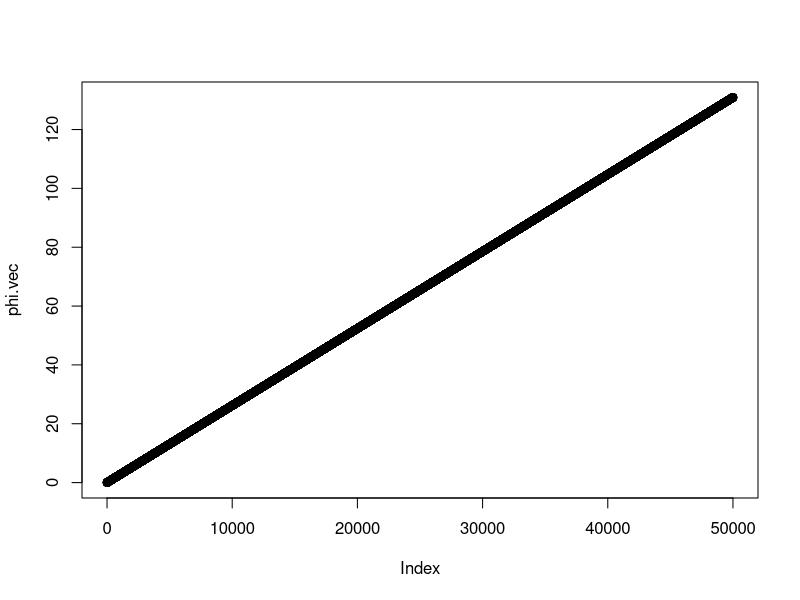
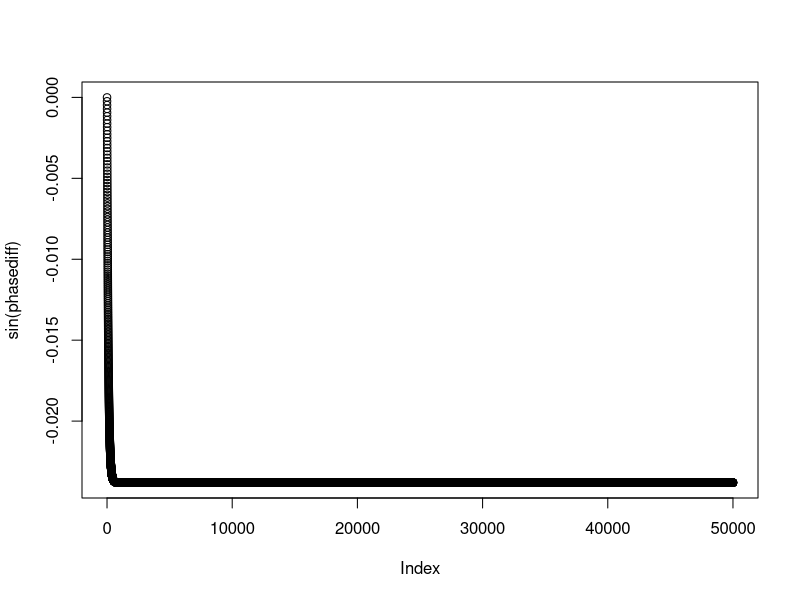

Generate these figures, in order, with R: (Note: this script raises an error after producing the figures.)
# Jake Yeung
# Date of Creation: 2018-10-31
# File: ~/projects/4c_seq/scripts/primetime_animations/animate_phase_entrainment.R
# Animate phase entrainment

rm(list=ls())
library(ggplot2)


phi.deriv <- function(theta, phi, k, Tphi){
  return(2 * pi / Tphi + k * sin(theta - phi))
  # return(2 * pi / Tphi)
}
theta.deriv <- function(Ttheta){
  return(2 * pi / Ttheta)
}

theta0 <- 0
phi0 <- 0
Tphi <- 22
Ttheta <- 24
K <- 1


nsteps <- 50000
tsteps <- seq(nsteps)
tdelt <- 0.01
tvec <- seq(from = 0, by = tdelt, length.out = nsteps)
phi.vec <- rep(NA, length(tsteps))
phi.vec[1] <- phi0

theta.vec <- theta.deriv(Ttheta) * tvec

for (i in tsteps[2:length(tsteps)]){
  phi.vec[i] <- phi.vec[i - 1] + tdelt * phi.deriv(theta.vec[i - 1], phi.vec[i - 1], K, Tphi)
}

plot(phi.vec)

phasediff <- theta.vec - phi.vec

plot(sin(phasediff))

print(paste("Phase angle:", (Ttheta / (2 * pi)) * phasediff[length(phasediff)]))


# Plot on a circle --------------------------------------------------------

anim.color <- "grey50"
sun.color <- "#FFDF00"
dat.out <- data.frame(Time = c(rep(tsteps, 2)), 
                      phase = c(phi.vec, theta.vec) %% 2 * pi,
                      amp = c(rep(1, length(phi.vec)), rep(1.2, length(theta.vec))),
                      oscillator = c(rep("Animal", length(phi.vec)), rep("Sun", length(theta.vec))),
                      col = c(rep(anim.color, length(tsteps)), rep(sun.color, length(tsteps))))

dat.wide <- reshape2::dcast(dat.out, formula = )

indx.filt <- seq(1, nsteps, nsteps / 15)
tsteps.sub <- tsteps[indx.filt]
dat.sub <- subset(dat.out, Time %in% tsteps.sub)
jbreaks <- signif(seq(from = 0, to = 3*pi / 2, length.out = 4), 2)
jlabs <- c(0, expression(over(pi,4)), expression(over(pi,2)), expression(over(3 * pi, 4)))

ggplot() +
  geom_point(data = dat.sub, aes(x = phase, y = amp, fill = col, size = oscillator), shape = 21, color = "black") + 
  geom_segment(data = dat.sub, aes(y=0, x = phase, xend=phase, yend=amp)) + 
  geom_segment(data = dat.sub, aes(y=0, x = phase, xend=phase, yend=0.5)) + 
  coord_polar(theta = "x") + expand_limits(y = 0) + 
  scale_x_continuous(breaks = jbreaks, lim = c(0, 2*pi), labels = jlabs) + 
  scale_size_manual(values = c(2, 5)) + 
  theme_bw(24) + theme(aspect.ratio=1, panel.grid.major = element_blank(), panel.grid.minor = element_blank(), panel.border = element_blank(),
                     axis.title.y=element_blank(),
                     axis.text.y=element_blank(),
                     axis.ticks.y=element_blank()) + 
  scale_fill_identity() + 
  ylab("") + scale_y_continuous() + 
  xlab("")





